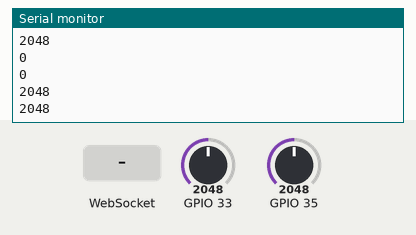
This sketch was run on a simulated ESP32. Parts: the last lines printed to the serial monitor. The test bench sets the inputs (shaded band); at power-on: GPIO 33 = 2048, GPIO 35 = 2048. Storage starts empty.

Above: at 2.2 s.
2.3 s: WebSocket text "1" received
3.8 s: GPIO 33 set to 1460
At 3.84 s:
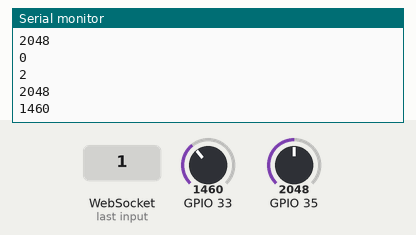
5.3 s: GPIO 35 set to 2866
At 5.34 s:
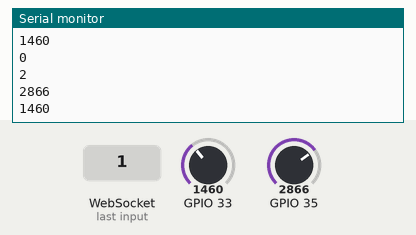
6.8 s: GPIO 33 set to 1540
At 6.85 s:
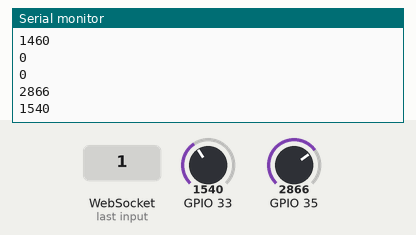
8.3 s: GPIO 35 set to 3540
At 8.35 s:
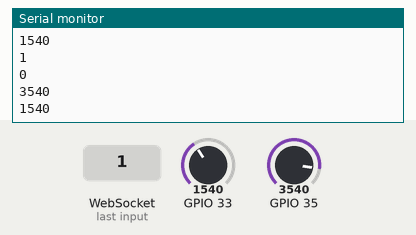
Timing chart, 0 to 10.8 s (numbered marks = the images above; inputs shaded):
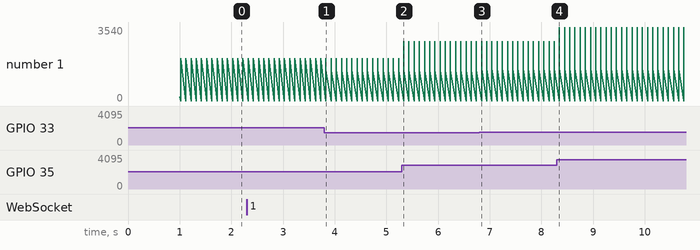

The sketch:

snake.ino
```cpp
#include <WiFi.h>

#include <Arduino.h>
#include <WiFi.h>
#include <AsyncTCP.h>
#include <ESPAsyncWebServer.h>
#include "SPIFFS.h"

const char * ssid = "ESP";
const char * password = "password";

AsyncWebServer server(80);
AsyncWebSocket ws("/ws");


unsigned long lastTime = 0;
unsigned long timerDelay = 30000;

void initSPIFFS() {
  if (!SPIFFS.begin(true)) {
    Serial.println("An error has occurred while mounting SPIFFS");
  }
  Serial.println("SPIFFS mounted successfully");
}

void initWiFi() {
  WiFi.softAP(ssid, password);
  delay(1000);
  Serial.println(WiFi.softAPIP());

  WiFi.setSleep(false);
}

void notifyClients(String sensorReadings) {
  ws.textAll(sensorReadings);
}

void handleWebSocketMessage(void *arg, uint8_t *data, size_t len) {
  AwsFrameInfo *info = (AwsFrameInfo*)arg;
  if (info->final && info->index == 0 && info->len == len && info->opcode == WS_TEXT) {
    notifyClients("sensorReadings");
  }
}


void onEvent(AsyncWebSocket *server, AsyncWebSocketClient *client, AwsEventType type, void *arg, uint8_t *data, size_t len) {
  switch (type) {
    case WS_EVT_CONNECT:
      Serial.printf("WebSocket client #%u connected from %s\n", client->id(), client->remoteIP().toString().c_str());
      break;
    case WS_EVT_DISCONNECT:
      Serial.printf("WebSocket client #%u disconnected\n", client->id());
      break;
    case WS_EVT_DATA:
      handleWebSocketMessage(arg, data, len);
      break;
    case WS_EVT_PONG:
    case WS_EVT_ERROR:
      break;
  }
}

void initWebSocket() {
  ws.onEvent(onEvent);
  server.addHandler(&ws);
}

void setup() {
  Serial.begin(115200);
  initWiFi();
  initSPIFFS();
  initWebSocket();


  server.serveStatic("/", SPIFFS, "/");

  // Start server
  server.begin();
}

void loop() {
  int16_t values[2];
  values[0] = analogRead(35);
  values[1] = analogRead(33);

  uint8_t nvalues[2];

  if (values[0] > 3500) {
    nvalues[0] = 1;
  } else if (values[0] < 1500) {
    nvalues[0] = 2;
  } else {
    nvalues[0] = 0;
  }
  if (values[1] > 3500) {
    nvalues[1] = 1;
  } else if (values[1] < 1500) {
    nvalues[1] = 2;
  } else {
    nvalues[1] = 0;
  }
  ws.binaryAll(nvalues, 4);
  Serial.println(nvalues[0]);
   Serial.println(nvalues[1]);
   Serial.println(values[0]);
   Serial.println(values[1]);

  delay(100);
  ws.cleanupClients();
}
```

Measured:
- after the input at 3.8 s, the serial monitor: prints a new line at once (image 1)
- after the input at 5.3 s, the serial monitor: prints a new line at once (image 2)
- after the input at 6.8 s, the serial monitor: prints a new line at once (image 3)
- after the input at 8.3 s, the serial monitor: prints a new line after 0.05 s (image 4)
- plotted number 1: 2048 → 1460 after the input at 3.8 s, 1460 → 1540 after the input at 6.8 s
